Frame 1 (no input): blank canvas, image omitted
Frame 60 (the mouse pressed at the canvas centre just before this capture): blank canvas, image omitted
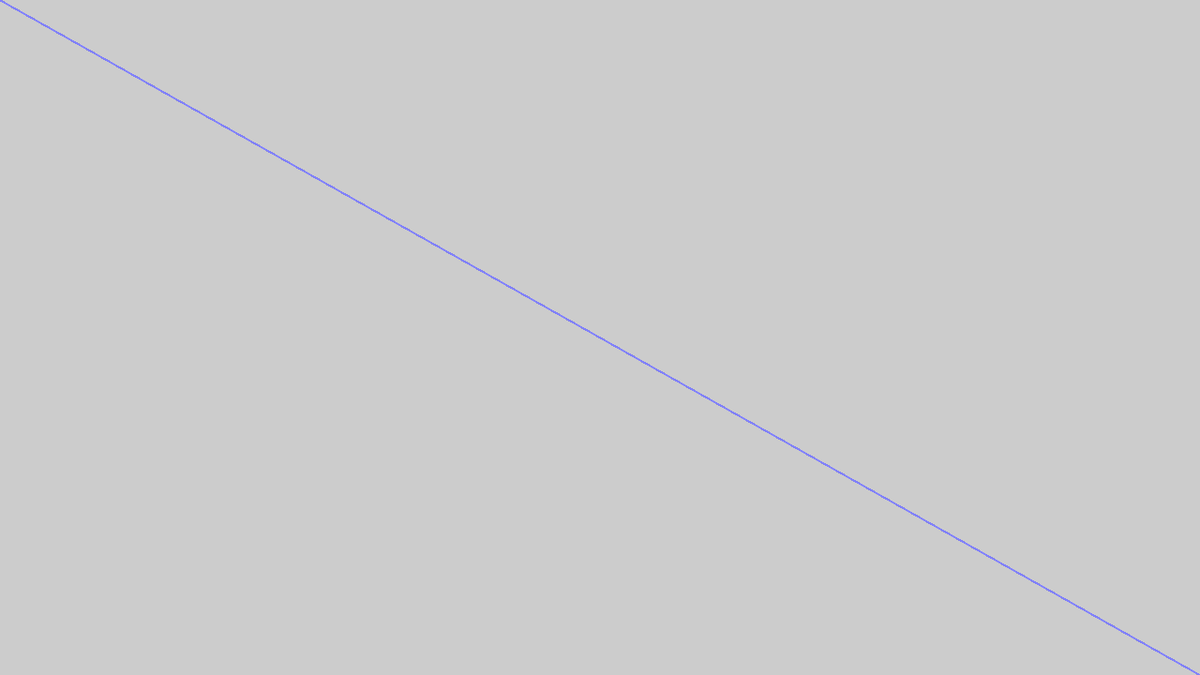
Frame 120 (the mouse held since frame 60 and released just before this capture)

The Processing sketch whose frames 1 and 60 were blank and that drew this single picture after the mouse press (run headless with seeded random() and noise(); from frame 60 on, the mouse is pressed at the canvas centre):

// Processing sketch: sketch_180924_linesMouse
// ── sketch_180924_linesMouse.pde
void setup() {
  size(1280, 720);
}
void draw() {
  float r = map(mouseX, 0, width, 0, 255);
  float g = map(mouseY, 0, height, 0, 255);
  stroke(r, g, 255, 100);
  if (mouseX != 0 && mouseY != 0) {
    line(0, 0, mouseX, mouseY); 
    line(width, height, mouseX, mouseY);
  }
}
